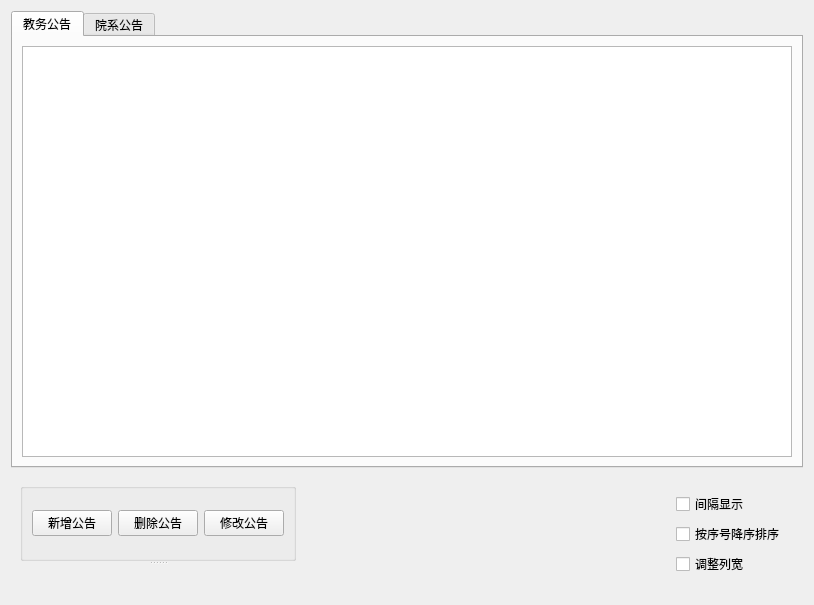
<?xml version="1.0" encoding="UTF-8"?>
<ui version="4.0">
 <class>smallChooseForm</class>
 <widget class="QWidget" name="smallChooseForm">
  <property name="geometry">
   <rect>
    <x>0</x>
    <y>0</y>
    <width>814</width>
    <height>605</height>
   </rect>
  </property>
  <property name="windowTitle">
   <string>公告窗口</string>
  </property>
  <layout class="QGridLayout" name="gridLayout_3">
   <item row="0" column="0">
    <widget class="QTabWidget" name="tabWidget">
     <property name="minimumSize">
      <size>
       <width>0</width>
       <height>300</height>
      </size>
     </property>
     <property name="currentIndex">
      <number>0</number>
     </property>
     <widget class="QWidget" name="tabHead">
      <attribute name="title">
       <string>教务公告</string>
      </attribute>
      <layout class="QGridLayout" name="gridLayout_4">
       <item row="0" column="0">
        <widget class="QTableView" name="tableViewAdmin"/>
       </item>
      </layout>
     </widget>
     <widget class="QWidget" name="tabDepart">
      <attribute name="title">
       <string>院系公告</string>
      </attribute>
      <layout class="QGridLayout" name="gridLayout">
       <item row="0" column="0">
        <widget class="QTableView" name="tableViewDepart"/>
       </item>
      </layout>
     </widget>
    </widget>
   </item>
   <item row="1" column="0">
    <widget class="QWidget" name="widget_2" native="true">
     <property name="minimumSize">
      <size>
       <width>0</width>
       <height>100</height>
      </size>
     </property>
     <property name="maximumSize">
      <size>
       <width>16777215</width>
       <height>120</height>
      </size>
     </property>
     <layout class="QGridLayout" name="gridLayout_2">
      <item row="0" column="0">
       <layout class="QHBoxLayout" name="horizontalLayout_2">
        <item>
         <widget class="QSplitter" name="splitter">
          <property name="orientation">
           <enum>Qt::Vertical</enum>
          </property>
          <widget class="QGroupBox" name="groupBox">
           <property name="title">
            <string/>
           </property>
           <layout class="QHBoxLayout" name="horizontalLayout">
            <item>
             <widget class="QPushButton" name="pbtAddAnnounce">
              <property name="text">
               <string>新增公告</string>
              </property>
             </widget>
            </item>
            <item>
             <widget class="QPushButton" name="pbtSubAnnounce">
              <property name="text">
               <string>删除公告</string>
              </property>
             </widget>
            </item>
            <item>
             <widget class="QPushButton" name="updateAnnounce">
              <property name="text">
               <string>修改公告</string>
              </property>
             </widget>
            </item>
           </layout>
          </widget>
          <widget class="QLabel" name="labIndex">
           <property name="text">
            <string/>
           </property>
          </widget>
         </widget>
        </item>
        <item>
         <spacer name="horizontalSpacer">
          <property name="orientation">
           <enum>Qt::Horizontal</enum>
          </property>
          <property name="sizeHint" stdset="0">
           <size>
            <width>40</width>
            <height>20</height>
           </size>
          </property>
         </spacer>
        </item>
        <item>
         <widget class="QWidget" name="widget" native="true">
          <layout class="QVBoxLayout" name="verticalLayout">
           <item>
            <widget class="QCheckBox" name="cbxInterval">
             <property name="text">
              <string>间隔显示</string>
             </property>
            </widget>
           </item>
           <item>
            <widget class="QCheckBox" name="cbxDesOrder">
             <property name="text">
              <string>按序号降序排序</string>
             </property>
            </widget>
           </item>
           <item>
            <widget class="QCheckBox" name="cbxChangColWidth">
             <property name="text">
              <string>调整列宽</string>
             </property>
            </widget>
           </item>
          </layout>
         </widget>
        </item>
       </layout>
      </item>
     </layout>
    </widget>
   </item>
  </layout>
 </widget>
 <resources/>
 <connections/>
</ui>
